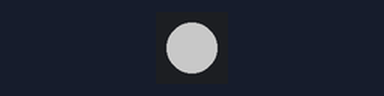
Simulated run of this sketch. Board: Arduino Uno, built with avr-gcc and run on an emulated ATmega328P. Parts: 1 RGB LEDs in strip order, left to right. Dim RGB values are drawn brighter than linear.

Above: at 0.5 s.
At 3.5 s:
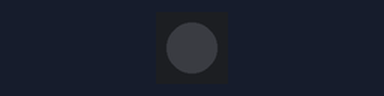
Timing chart, 0 to 4.6 s (numbered marks = the images above):
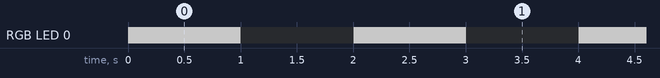

The sketch:

blink_led.ino
```cpp
#include <FastLED.h>

#define LED_PIN     6
#define NUM_LEDS    1
#define BRIGHTNESS  100
#define LED_TYPE    WS2812
#define COLOR_ORDER GRB

CRGB leds[NUM_LEDS];

void setup() {
  FastLED.addLeds<LED_TYPE, LED_PIN, COLOR_ORDER>(leds, NUM_LEDS);
  FastLED.setBrightness(BRIGHTNESS);
}

void loop() {
  leds[0] = CRGB::White;   // Turn ON (white)
  FastLED.show();
  delay(1000);

  leds[0] = CRGB::Black;   // Turn OFF
  FastLED.show();
  delay(1000);
}
```

Measured:
- by itself, RGB LED 0: alternates RGB(100, 100, 100) for 1.0 s and off for 1.0 s
